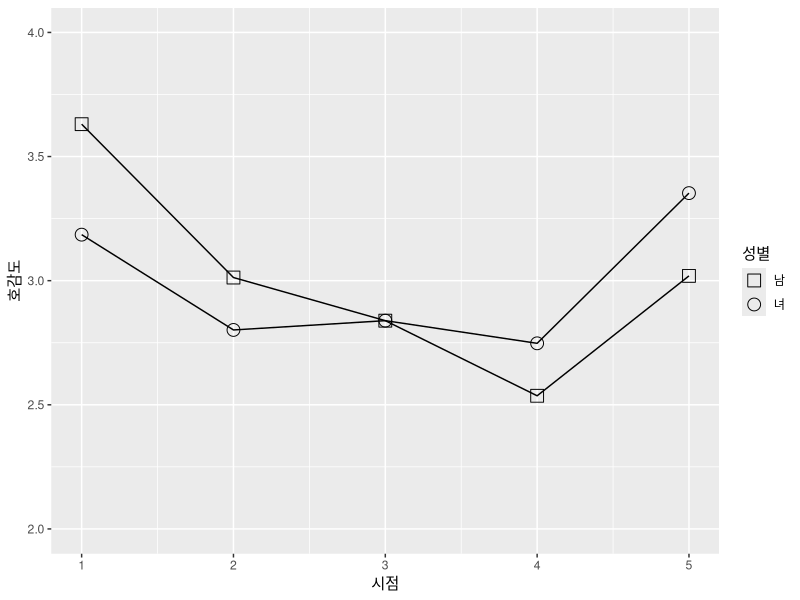
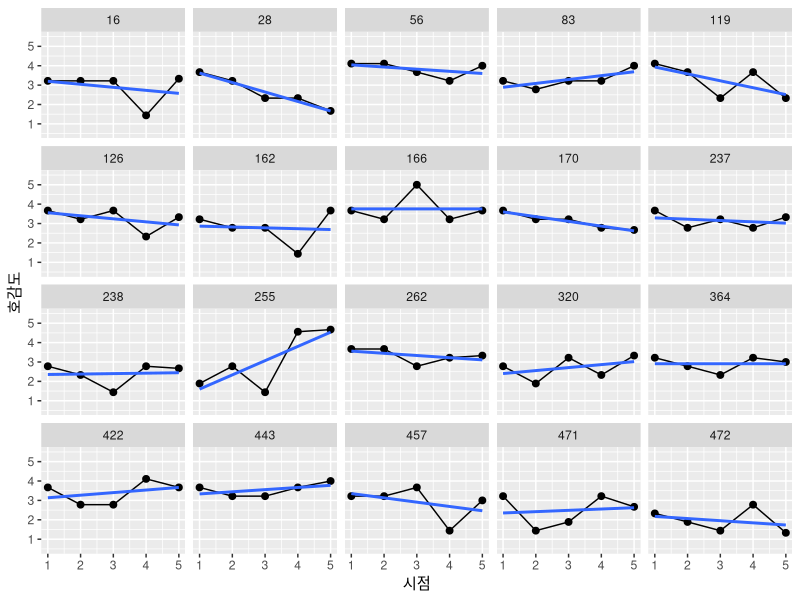
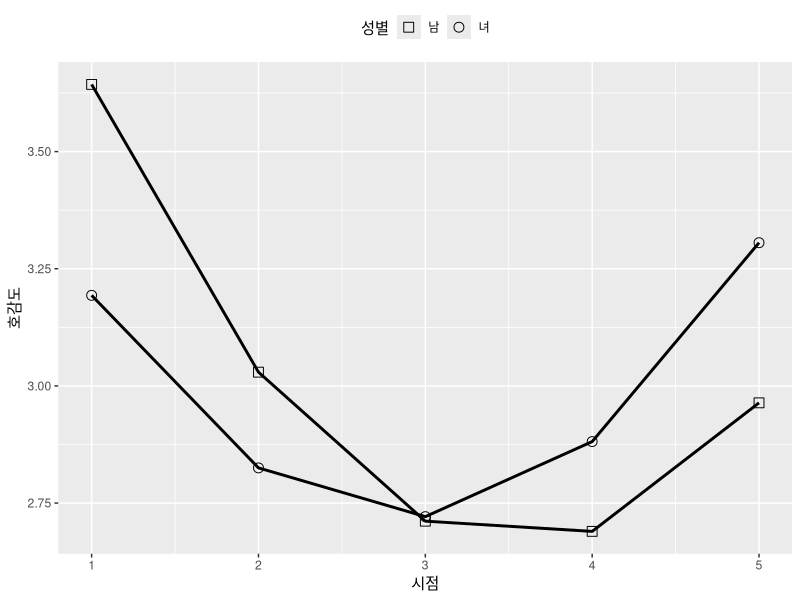
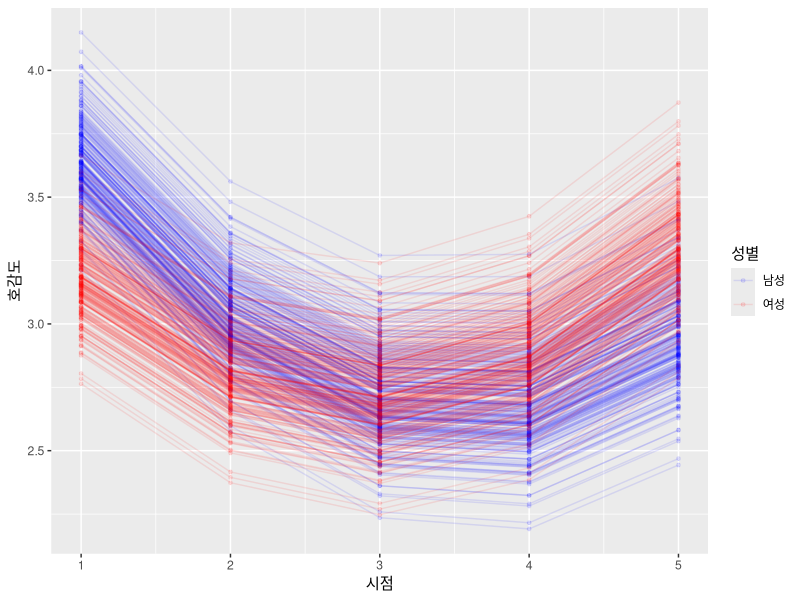
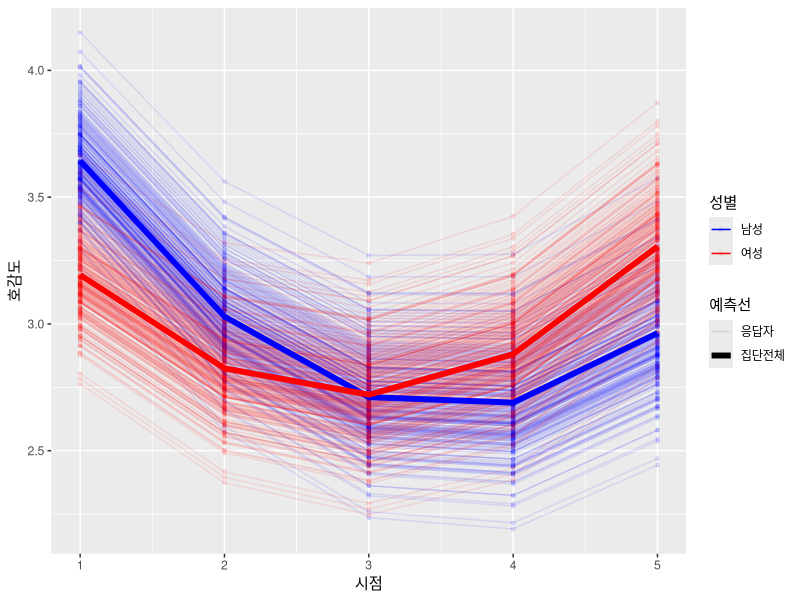
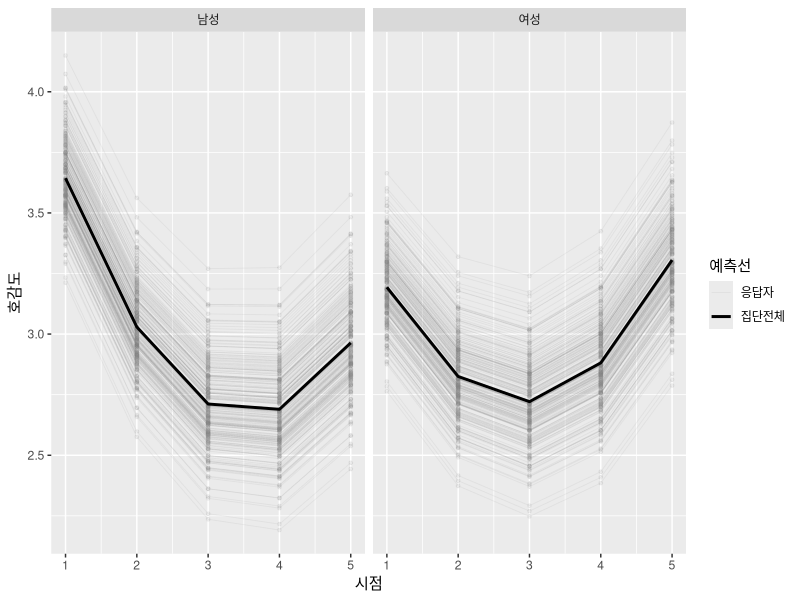

The R script that drew these images, in order:
#######################################################
#R를 이용한 다층모형 분석##############################
#######################################################

#######################################################
#제3부 다층모형 구성 및 추정###########################
#01장 2층모형##########################################
#01절 시계열 데이터의 경우 ############################
#######################################################
#아래의 두 라이브러리가 필요
library('lme4')
library('lmerTest')
#사전처리/그래프 작성을 위해 다음의 라리브러리 설치 
library('tidyverse')
#2수준 시계열 데이터 불러오기 
setwd("D:/data")
rpt2 <- read.csv("my2level_repeat.csv",header=TRUE)
summary(rpt2)
#상위수준(개인): 가변수의 경우 비교코딩(contrast coding)
rpt2$cc.female <- ifelse(rpt2$female==0,-1,1)
table(rpt2$cc.female,rpt2$female)
#넓은 형태 -> 긴형태 
rpt2long <- reshape(rpt2,idvar='pid',varying=list(3:7),
                    v.names = "y",direction='long')
#집단평균 중심화 변환 실시 
rpt2long  <- group_by(rpt2long,pid) %>% 
  mutate(gm.time = time-mean(time))
#성별에 따른 변화패턴을 살펴보자. 
time.change <- group_by(rpt2long,female,time) %>% 
  summarise(mean(y))
round(time.change,3)
#그림으로 그리면 보다 이해가 쉽다
ggplot(time.change,aes(x=time,y=`mean(y)`,shape=as.factor(female)))+
  geom_line(stat='identity')+
  geom_point(size=4)+
  labs(x='시점',y='호감도',shape='성별')+
  scale_shape_manual(values=0:1,labels=c('남','녀'))+
  scale_y_continuous(limits=c(2,4))

#무작위로 20명의 사례를 선정하였음 
rpt2long.20 <- arrange(rpt2long,pid)
rpt2long.20$myselect <- rep(sample(1:480,size=480,replace=FALSE),each=5)
rpt2long.20 <- filter(rpt2long.20,myselect<21) %>% arrange(pid,time)

ggplot(rpt2long.20,aes(x=time,y=y))+
  geom_line(stat='identity')+
  geom_point(size=2)+
  geom_smooth(se = FALSE, method = "lm")+
  labs(x='시점',y='호감도')+
  scale_y_continuous(limits=c(0.5,5.5))+
  facet_wrap(~pid)

# 기술통계치 계산: 시간수준
level1.y <- summarise(ungroup(rpt2long),
          length(y),mean(y),sd(y),min(y),max(y))
level1.time <- summarise(ungroup(rpt2long),
          length(time),mean(time),sd(time),min(time),max(time))
round(level1.y,3)
round(level1.time,3)
# 기술통계치 계산: 개인수준
level2.female <- group_by(rpt2long,pid) %>% 
  summarise_all(mean) %>% 
  summarise(length(female),mean(female),sd(female),min(female),max(female))
round(level2.female,3)


#모형0: 기본모형 
rpt2.model0 <- lmer(y~1+(1|pid),rpt2long)
summary(rpt2.model0)
#ICC
.04476/(.04476+.50194)

#모형1A: 일차항만 투입
rpt2.model1a <- lmer(y~gm.time+(gm.time|pid),rpt2long)
summary(rpt2.model1a)
#오차항과 랜덤효과 추출 
var.cov <- data.frame(VarCorr(rpt2.model1a))
var.cov
round(var.cov$vcov,5)

#모형1B: 이차항을 추가로 투입
#이차항은 I(gm.time2^2)과 같이 넣어도 되지만, 다음과 같이 하는 것이 더 깔끔함
rpt2long$gm.time2 <- rpt2long$gm.time^2
rpt2.model1b <- lmer(y~gm.time+gm.time2+(gm.time+gm.time2|pid),rpt2long)
summary(rpt2.model1b)
#고정효과 추출
round(summary(rpt2.model1b)$coefficients,3)
#오차항과 랜덤효과 추출 
var.cov <- data.frame(VarCorr(rpt2.model1b))
var.cov
round(var.cov$vcov,5)

#모형적합도(goodness-of-fit) 비교 
AIC(rpt2.model0); BIC(rpt2.model0)
AIC(rpt2.model1a); BIC(rpt2.model1a)
AIC(rpt2.model1b); BIC(rpt2.model1b)

#랜덤효과 부분은 model1A, 고정효과 부분은 model1B
rpt2.model1c <- lmer(y~gm.time+gm.time2+(gm.time|pid),rpt2long)
AIC(rpt2.model1c); BIC(rpt2.model1c)
#오차항과 랜덤효과 추출 
var.cov <- data.frame(VarCorr(rpt2.model1c))
var.cov
round(var.cov$vcov,5)
summary(rpt2.model1c)

#상위수준(개인수준)의 독립변수를 추가로 투입
rpt2.model2a <- lmer(y~cc.female*(gm.time+gm.time2)+
                      (gm.time|pid),rpt2long)
print(summary(rpt2.model2a),correlation=FALSE)
AIC(rpt2.model2a); BIC(rpt2.model2a)

#고정효과
round(summary(rpt2.model2a)$coefficients,3)
#랜덤효과 
var.cov <- data.frame(VarCorr(rpt2.model2a))
var.cov
round(var.cov$vcov,5)

#분산들을 추출
var.cov3 <- data.frame(VarCorr(rpt2.model1c))
var.cov4 <- data.frame(VarCorr(rpt2.model2a))
#전체분산
(total.var3 <- sum(var.cov3$vcov))
(total.var4 <- sum(var.cov4$vcov))
#level-1분산
(level1.var3 <- var.cov3$vcov[4])
(level1.var4 <- var.cov4$vcov[4])
#level-2분산
(level2.var3 <- sum(var.cov3$vcov[1:3]))
(level2.var4 <- sum(var.cov4$vcov[1:3]))

(pre.level1 <- (level1.var3 - level1.var4)/level1.var3)
(pre.level2 <- (level2.var3 - level2.var4)/level2.var3)
(pre.total <- (total.var3 - total.var4)/total.var3)

#다층모형 추정결과 그래프
#전체 데이터를 대상으로 예측값을 저장
rpt2long$predy <- predict(rpt2.model2a,rpt2long)
#랜덤효과가 0이라고 가정된 경우(population average)
rpt2pop <- group_by(rpt2long,gm.time,cc.female) %>%
  summarise_all(mean)
#랜덤효과를 통제한 후 표본전체의 패턴을 제시 
ggplot(data=rpt2pop,aes(x=time,y=predy,shape=as.factor(female))) +
  geom_line(stat='identity',size=1)+
  geom_point(size=3)+
  scale_shape_manual(values=0:1,labels=c('남','녀'))+
  labs(x='시점',y='호감도',shape='성별')+
  theme(legend.position="top")

#랜덤효과를 제시하되 성별에 따라 색을 달리 표현함
ggplot(data=rpt2long,aes(x=time,y=predy,colour=factor(female))) +
  geom_point(size=1,alpha=0.1) +  
  geom_line(aes(y=predy,group=pid),alpha=0.1) +
  scale_colour_manual(values=c('0'='blue','1'='red'),labels=c("남성","여성"))+  
  labs(x='시점',y='호감도',col='성별')

#랜덤효과와 표본전체의 패턴을 같이 제시
ggplot(data=rpt2long,aes(x=time,y=predy,colour=factor(female))) +
  geom_point(size=1,alpha=0.1) +
  geom_line(aes(y=predy,group=pid,size="응답자"),alpha=0.1) +
  geom_line(data=rpt2pop,aes(y=predy,size="집단전체")) +
  scale_size_manual(name="예측선",values=c("응답자"=0.5,"집단전체"=2))+
  scale_colour_manual(values=c('0'='blue','1'='red'),labels=c("남성","여성"))+  
  labs(x='시점',y='호감도',col='성별')

#그림의 가독성을 높이기 위해 라벨작업 
rpt2long$fem.label <- ifelse(rpt2long$female==0,'남성','여성')
rpt2pop$fem.label <- ifelse(rpt2pop$female==0,'남성','여성')
#남성과 여성을 패시팅을 이용해 별개로 그래프로 제시하는 방법
ggplot(data=rpt2long,aes(x=time,y=predy))+
  geom_point(size=1,alpha=0.1,colour='grey50')+
  geom_line(aes(y=predy,group=pid,size="응답자"),alpha=0.1,colour='grey50') +
  geom_line(data=rpt2pop,aes(y=predy,size="집단전체")) +
  scale_size_manual(name="예측선",values=c("응답자"=0.3,"집단전체"=1))+
  labs(x='시점',y='호감도',col='성별')+
  facet_grid(~fem.label)
